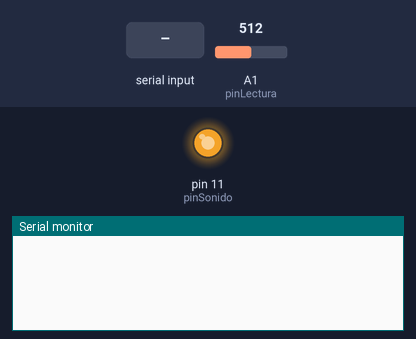
This sketch was run on a simulated Arduino Uno, built with avr-gcc and run on an emulated ATmega328P. On the bench: output pins drawn as LEDs (lit = HIGH), the last lines printed to the serial monitor. The inputs (shaded band) are chosen by the test bench; at power-on: A1 (pinLectura) = 512.

Above: at 1.2 s.
1.3 s: "90,45\n" received over Serial
At 1.39 s:
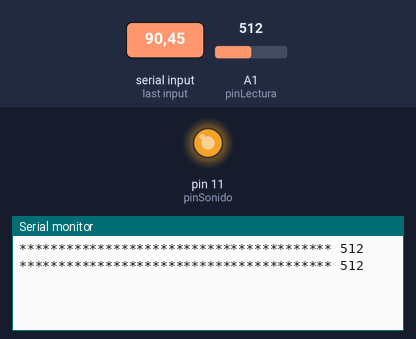
3.2 s: A1 (pinLectura) set to 716
At 6.17 s:
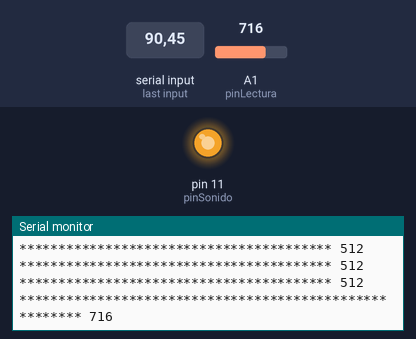

Measured:
- after the input at 1.3 s, the serial monitor: prints a new line at once (image 1)
- after the input at 3.2 s, the serial monitor: prints a new line after 2.9 s (image 2)

The sketch:

A022_analogread_osciloscopio_grafica.ino
```cpp
/*
 * Osciloscopio de bajo coste. Muestra la grafica de voltaje.
 * 2014. Arduino Gran Canaria.
 */

// Inicializacion de variables
#define elementos 100
#define pinLectura 1
#define pinSonido 11

int valores[elementos];
int periodo;
int cols;
float voltaje;

// Inicializarion del sistema
void setup() {
  // Inicializar Serial
  Serial.begin(9600);
  // Inicializar pin Sonido
  pinMode(pinSonido, OUTPUT);
  // Tocar
  analogWrite(pinSonido, 230);
}


// Bucle principal
void loop() {
  // Si hay datos para leer en el monitor, leer
  if (Serial.available()) {
    // Leemos un valor entero
    periodo = Serial.parseInt();
    // Bucle de lectura de voltaje
    for (int i = 0; i < elementos; i++) {
      // Leemos voltaje
      valores[i] = analogRead(pinLectura);
      // Realizamos una pausa. t=periodo (microsegundos)
      delayMicroseconds(periodo);
    }
    // Bucle de grafica. Muestra una barra de astericos en el
    // monitor, junto al valor leido por la entrada analogica
    for (int i = 0; i < elementos; i++) {
      // Convertir lectura de voltaje en columnas a imprimir
      cols = map(valores[i], 0, 1023, 0, 80);
      // Imprimir valor
      for (int n = 0; n < cols; n++) {
        Serial.print('*');
      }
      Serial.print(' ');
      Serial.print(valores[i]);
      Serial.println();
    }
  }
}
```
